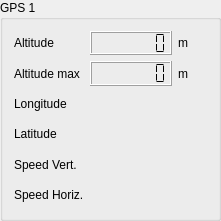
   <widget class="QGroupBox" name="gps_box">
    <property name="geometry">
     <rect>
      <x>760</x>
      <y>500</y>
      <width>221</width>
      <height>221</height>
     </rect>
    </property>
    <property name="styleSheet">
     <string notr="true"/>
    </property>
    <property name="title">
     <string>GPS 1</string>
    </property>
    <layout class="QGridLayout" name="gridLayout_3">
     <item row="3" column="1" colspan="3">
      <widget class="QLabel" name="AV_longitude">
       <property name="styleSheet">
        <string notr="true"/>
       </property>
       <property name="text">
        <string/>
       </property>
      </widget>
     </item>
     <item row="6" column="1" colspan="3">
      <widget class="QLabel" name="speed_vertical">
       <property name="minimumSize">
        <size>
         <width>0</width>
         <height>0</height>
        </size>
       </property>
       <property name="text">
        <string/>
       </property>
      </widget>
     </item>
     <item row="1" column="0">
      <widget class="QLabel" name="altitude_label_gps">
       <property name="text">
        <string>Altitude</string>
       </property>
      </widget>
     </item>
     <item row="5" column="1" colspan="3">
      <widget class="QLabel" name="AV_latitude">
       <property name="minimumSize">
        <size>
         <width>0</width>
         <height>0</height>
        </size>
       </property>
       <property name="text">
        <string/>
       </property>
      </widget>
     </item>
     <item row="5" column="0">
      <widget class="QLabel" name="latitude_label">
       <property name="text">
        <string>Latitude</string>
       </property>
      </widget>
     </item>
     <item row="2" column="0">
      <widget class="QLabel" name="altitude_max_label">
       <property name="text">
        <string>Altitude max</string>
       </property>
      </widget>
     </item>
     <item row="6" column="0">
      <widget class="QLabel" name="label_XX">
       <property name="text">
        <string>Speed Vert.</string>
       </property>
      </widget>
     </item>
     <item row="3" column="0">
      <widget class="QLabel" name="longitude_label">
       <property name="text">
        <string>Longitude</string>
       </property>
      </widget>
     </item>
     <item row="7" column="0">
      <widget class="QLabel" name="label_XX_2">
       <property name="text">
        <string>Speed Horiz.</string>
       </property>
      </widget>
     </item>
     <item row="7" column="1" colspan="3">
      <widget class="QLabel" name="speed_horizontal">
       <property name="minimumSize">
        <size>
         <width>0</width>
         <height>0</height>
        </size>
       </property>
       <property name="text">
        <string/>
       </property>
      </widget>
     </item>
     <item row="1" column="3">
      <widget class="QLabel" name="m_unit_label_2">
       <property name="maximumSize">
        <size>
         <width>30</width>
         <height>16777215</height>
        </size>
       </property>
       <property name="text">
        <string>m</string>
       </property>
      </widget>
     </item>
     <item row="1" column="1" colspan="2">
      <widget class="QLCDNumber" name="altitude_lcd_gps">
       <property name="smallDecimalPoint">
        <bool>false</bool>
       </property>
       <property name="digitCount">
        <number>7</number>
       </property>
       <property name="segmentStyle">
        <enum>QLCDNumber::Flat</enum>
       </property>
       <property name="intValue" stdset="0">
        <number>0</number>
       </property>
      </widget>
     </item>
     <item row="2" column="3">
      <widget class="QLabel" name="m_unit_label">
       <property name="text">
        <string>m</string>
       </property>
      </widget>
     </item>
     <item row="2" column="1" colspan="2">
      <widget class="QLCDNumber" name="altitude_max_lcd_max">
       <property name="enabled">
        <bool>true</bool>
       </property>
       <property name="digitCount">
        <number>7</number>
       </property>
       <property name="segmentStyle">
        <enum>QLCDNumber::Flat</enum>
       </property>
      </widget>
     </item>
    </layout>
   </widget>
